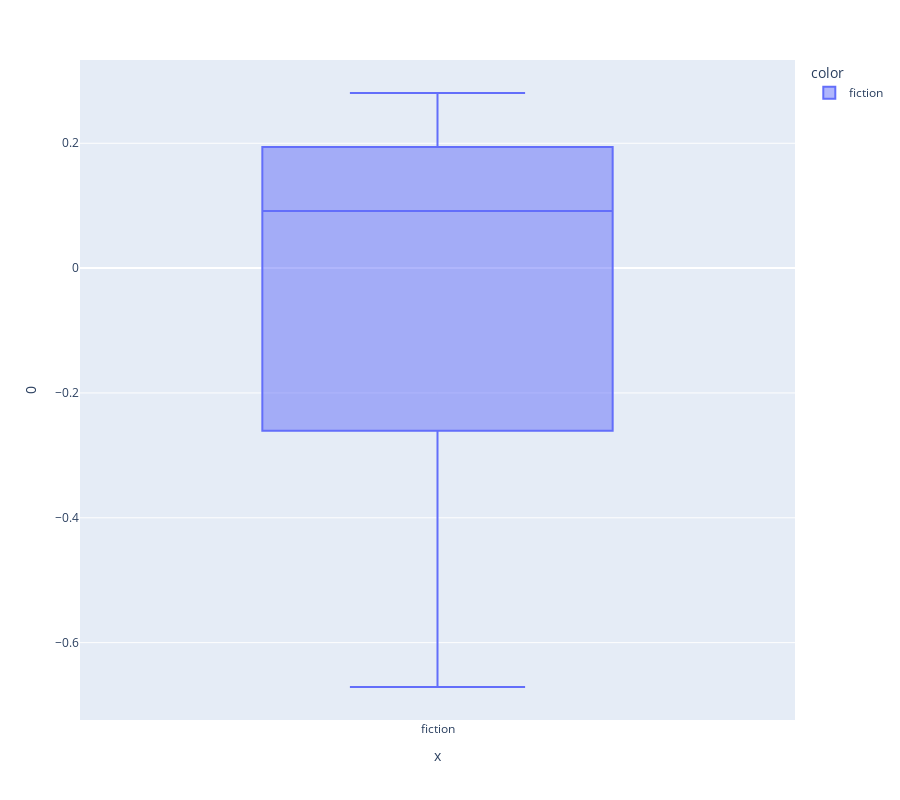

Notebook code cell kept with this figure:
### Code cell
px.box(DCM, x=DOC.genre_id, y=0, height=800, color=DOC.genre_id)

### Figure 1 — Plotly figure (JSON) as saved in the notebook; plotly's stock layout.template omitted (floating-point values rounded to 4 significant figures)
{"data": [{"alignmentgroup": "True", "hovertemplate": "color=fiction<br>x=%{x}<br>0=%{y}<extra></extra>", "legendgroup": "fiction", "marker": {"color": "#636efa"}, "name": "fiction", "notched": false, "offsetgroup": "fiction", "orientation": "v", "showlegend": true, "type": "box", "x": ["fiction", "fiction", "fiction", "fiction", "fiction", "fiction", "fiction", "fiction", "fiction", "fiction", "fiction", "fiction", "fiction", "fiction", "fiction", "fiction", "fiction", "fiction", "fiction"], "x0": " ", "xaxis": "x", "y": [0.2805, 0.202, 0.1457, 0.2164, 0.1695, 0.2495, 0.2101, 0.1416, 0.09166, 0.02101, 0.0107, 0.1022, -0.4678, -0.1802, -0.6291, -0.2874, -0.4455, -0.6711, 0.09069], "y0": " ", "yaxis": "y"}], "layout": {"boxmode": "group", "height": 800, "legend": {"title": {"text": "color"}, "tracegroupgap": 0}, "margin": {"t": 60}, "xaxis": {"anchor": "y", "domain": [0, 1], "title": {"text": "x"}}, "yaxis": {"anchor": "x", "domain": [0, 1], "title": {"text": "0"}}}}
